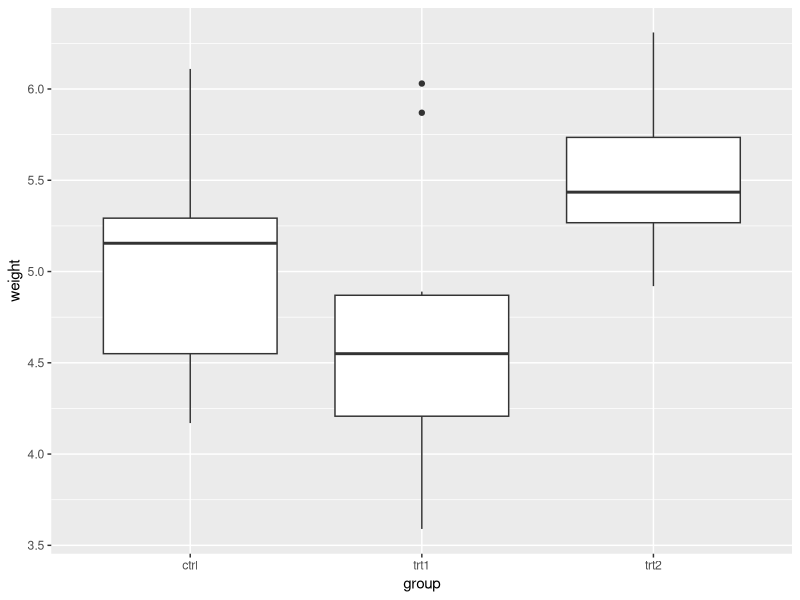
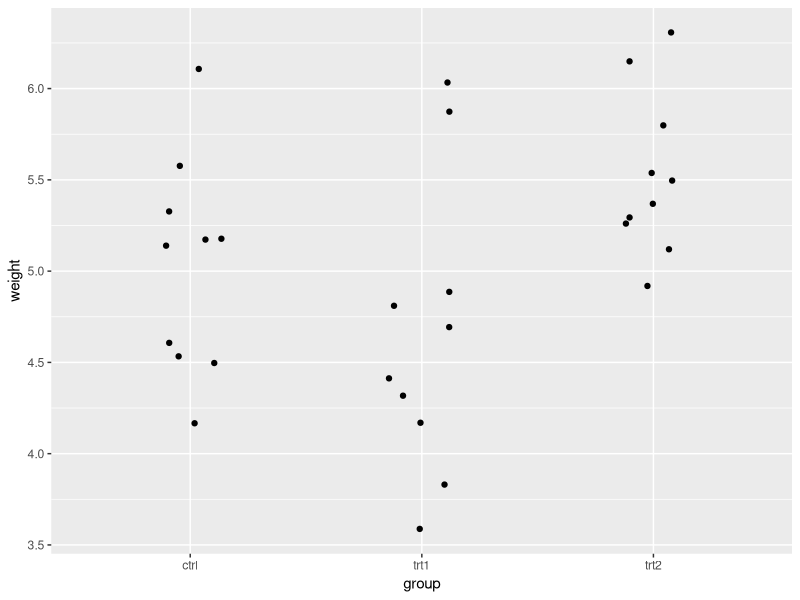

These charts were generated, in order, by the following R code:
# 2.1.1 - R Basics basics and case study
# Misk Academy Data Science Immersive, 2020

# Always begin your R scripts with a descriptive header

# Load packages ----
# Install once, but initialize each time you start a new session
# We'll come back to this packages soon later on. I put this 
# command here since it's good practice to list all your used 
# packages at the beginning of a script
library(tidyverse)

# Basic R syntax ----
# What does this command do?
n <- log2(8)

# Exercise 1 ----
# Can you identify all the parts of the above commands?

# Exercise 2 ----
# Incomplete commands :/
# What happens if you execute this command?
# n <- log2(8

# Plant Growth Case Study ----

# A built-in data set ----
PlantGrowth # already available in base R
data(PlantGrowth) # This will make it appear in your environment

# We're going to do something quite modern in R, which is to use a 
# tibble instead of a data.frame. That doesn't mean anything to you 
# now, but we'll get to it soon.
# First, make sure you have the tidyverse package installed and
# that you have executed the library(tidyverse) command
# above, after installing, so that you have initialized the package.
PlantGrowth <- as_tibble(PlantGrowth) # convert this to a "tibble" (more on this later)
PlantGrowth
# 1. Descriptive Statistics ----
# The "global mean" of all the weight values
mean(PlantGrowth$weight)

# Would this on the group column?


# Group-wise statistics
# Here, using functions from dplyr, a part of the Tidyverse
# Using Tidyverse notation:
# %>% is the "the pipe operator"
# Pronounce it as "... and then ..."
# Type it using shift + ctrl + m

# Use summarise() for aggregation functions
PlantGrowth %>%
  group_by(group='ctrl') %>%
  summarise(avg <- mean(weight))




# Or... an atypical example, but it can still be useful:




# For transformation functions: e.g. z-score within each group
# (x_i - x_bar)/x_sd
# function: scale()
# typical use mutate()



# or...






# Let's review the two most common syntax paradigms in R
# (This is kind of like different dialects of the same language,
#  some things are the same or very similar but there are key
#  differences that make them distinct systems.)
# Typical base pkg syntax
mean(PlantGrowth$weight)

# Tidyverse syntax
PlantGrowth$weight %>% 
  mean()
# %>% says take the object on the left (i.e. a dataframe) and insert it
# into the first position of the function on the right


# 2. Data Visualization ----
# Here, using functions from ggplot2, a part of the Tidyverse
# 3 essential components
# 1 - The data
# 2 - Aesthetics - "mapping" variables onto scales (visuals)
# scales: x, y, color, size, shape, linetype
# 3 - Geometry - how the plot will look
# there are 4 extra opttional layers will be discussed later
# box plot
ggplot(PlantGrowth, aes(x=group,y=weight)) +
  geom_boxplot()

# "dot plot" (mean +/- 1SD)
ggplot(PlantGrowth, aes(x=group,y=weight)) +
  geom_jitter(width = 0.15) +
  stat_summary(fun.data = mean_sdl, fun.args = list(mult = 1), col = "red")




# 3. Inferential Statistics ----
# first step: define a linear model
# ~ means "described by"
plant_lm <- lm(weight ~ group,data=PlantGrowth)


# 1-way ANOVA
anova(plant_lm)



# For all pair-wise comparisons use:

# git has been initialized 


